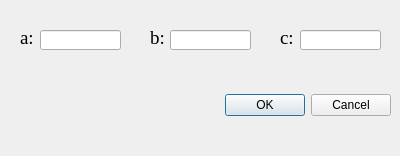
<?xml version="1.0" encoding="UTF-8"?>
<ui version="4.0">
 <class>Dialog</class>
 <widget class="QDialog" name="Dialog">
  <property name="geometry">
   <rect>
    <x>0</x>
    <y>0</y>
    <width>400</width>
    <height>156</height>
   </rect>
  </property>
  <property name="windowTitle">
   <string>指数变换参数设置</string>
  </property>
  <widget class="QDialogButtonBox" name="buttonBox">
   <property name="geometry">
    <rect>
     <x>50</x>
     <y>90</y>
     <width>341</width>
     <height>31</height>
    </rect>
   </property>
   <property name="orientation">
    <enum>Qt::Horizontal</enum>
   </property>
   <property name="standardButtons">
    <set>QDialogButtonBox::Cancel|QDialogButtonBox::Ok</set>
   </property>
  </widget>
  <widget class="QLabel" name="label">
   <property name="geometry">
    <rect>
     <x>20</x>
     <y>30</y>
     <width>16</width>
     <height>16</height>
    </rect>
   </property>
   <property name="font">
    <font>
     <family>Times New Roman</family>
     <pointsize>14</pointsize>
    </font>
   </property>
   <property name="text">
    <string>a:</string>
   </property>
  </widget>
  <widget class="QLineEdit" name="lineEdit_a">
   <property name="geometry">
    <rect>
     <x>40</x>
     <y>30</y>
     <width>81</width>
     <height>20</height>
    </rect>
   </property>
   <property name="font">
    <font>
     <family>Times New Roman</family>
     <pointsize>14</pointsize>
    </font>
   </property>
  </widget>
  <widget class="QLineEdit" name="lineEdit_b">
   <property name="geometry">
    <rect>
     <x>170</x>
     <y>30</y>
     <width>81</width>
     <height>20</height>
    </rect>
   </property>
   <property name="font">
    <font>
     <family>Times New Roman</family>
     <pointsize>14</pointsize>
    </font>
   </property>
  </widget>
  <widget class="QLabel" name="label_2">
   <property name="geometry">
    <rect>
     <x>150</x>
     <y>30</y>
     <width>16</width>
     <height>16</height>
    </rect>
   </property>
   <property name="font">
    <font>
     <family>Times New Roman</family>
     <pointsize>14</pointsize>
    </font>
   </property>
   <property name="text">
    <string>b:</string>
   </property>
  </widget>
  <widget class="QLineEdit" name="lineEdit_c">
   <property name="geometry">
    <rect>
     <x>300</x>
     <y>30</y>
     <width>81</width>
     <height>20</height>
    </rect>
   </property>
   <property name="font">
    <font>
     <family>Times New Roman</family>
     <pointsize>14</pointsize>
    </font>
   </property>
  </widget>
  <widget class="QLabel" name="label_3">
   <property name="geometry">
    <rect>
     <x>280</x>
     <y>30</y>
     <width>16</width>
     <height>16</height>
    </rect>
   </property>
   <property name="font">
    <font>
     <family>Times New Roman</family>
     <pointsize>14</pointsize>
    </font>
   </property>
   <property name="text">
    <string>c:</string>
   </property>
  </widget>
 </widget>
 <resources/>
 <connections>
  <connection>
   <sender>buttonBox</sender>
   <signal>accepted()</signal>
   <receiver>Dialog</receiver>
   <slot>accept()</slot>
   <hints>
    <hint type="sourcelabel">
     <x>248</x>
     <y>254</y>
    </hint>
    <hint type="destinationlabel">
     <x>157</x>
     <y>274</y>
    </hint>
   </hints>
  </connection>
  <connection>
   <sender>buttonBox</sender>
   <signal>rejected()</signal>
   <receiver>Dialog</receiver>
   <slot>reject()</slot>
   <hints>
    <hint type="sourcelabel">
     <x>316</x>
     <y>260</y>
    </hint>
    <hint type="destinationlabel">
     <x>286</x>
     <y>274</y>
    </hint>
   </hints>
  </connection>
 </connections>
</ui>
